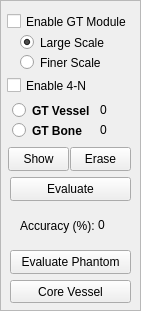
   <widget class="QFrame" name="frame_2">
    <property name="geometry">
     <rect>
      <x>1050</x>
      <y>50</y>
      <width>141</width>
      <height>311</height>
     </rect>
    </property>
    <property name="frameShape">
     <enum>QFrame::StyledPanel</enum>
    </property>
    <property name="frameShadow">
     <enum>QFrame::Raised</enum>
    </property>
    <widget class="QCheckBox" name="checkBox_11">
     <property name="geometry">
      <rect>
       <x>7</x>
       <y>10</y>
       <width>131</width>
       <height>23</height>
      </rect>
     </property>
     <property name="text">
      <string>Enable GT Module</string>
     </property>
    </widget>
    <widget class="QRadioButton" name="radioButton">
     <property name="geometry">
      <rect>
       <x>12</x>
       <y>100</y>
       <width>93</width>
       <height>21</height>
      </rect>
     </property>
     <property name="palette">
      <palette>
       <active>
        <colorrole role="ButtonText">
         <brush brushstyle="SolidPattern">
          <color alpha="255">
           <red>191</red>
           <green>191</green>
           <blue>0</blue>
          </color>
         </brush>
        </colorrole>
       </active>
       <inactive>
        <colorrole role="ButtonText">
         <brush brushstyle="SolidPattern">
          <color alpha="255">
           <red>191</red>
           <green>191</green>
           <blue>0</blue>
          </color>
         </brush>
        </colorrole>
       </inactive>
       <disabled>
        <colorrole role="ButtonText">
         <brush brushstyle="SolidPattern">
          <color alpha="255">
           <red>126</red>
           <green>125</green>
           <blue>124</blue>
          </color>
         </brush>
        </colorrole>
       </disabled>
      </palette>
     </property>
     <property name="font">
      <font>
       <weight>75</weight>
       <bold>true</bold>
      </font>
     </property>
     <property name="text">
      <string>GT Vessel</string>
     </property>
     <attribute name="buttonGroup">
      <string notr="true">buttonGroup_2</string>
     </attribute>
    </widget>
    <widget class="QRadioButton" name="radioButton_2">
     <property name="geometry">
      <rect>
       <x>12</x>
       <y>120</y>
       <width>93</width>
       <height>21</height>
      </rect>
     </property>
     <property name="palette">
      <palette>
       <active>
        <colorrole role="ButtonText">
         <brush brushstyle="SolidPattern">
          <color alpha="255">
           <red>0</red>
           <green>179</green>
           <blue>179</blue>
          </color>
         </brush>
        </colorrole>
       </active>
       <inactive>
        <colorrole role="ButtonText">
         <brush brushstyle="SolidPattern">
          <color alpha="255">
           <red>0</red>
           <green>179</green>
           <blue>179</blue>
          </color>
         </brush>
        </colorrole>
       </inactive>
       <disabled>
        <colorrole role="ButtonText">
         <brush brushstyle="SolidPattern">
          <color alpha="255">
           <red>126</red>
           <green>125</green>
           <blue>124</blue>
          </color>
         </brush>
        </colorrole>
       </disabled>
      </palette>
     </property>
     <property name="font">
      <font>
       <weight>75</weight>
       <bold>true</bold>
      </font>
     </property>
     <property name="text">
      <string>GT Bone</string>
     </property>
     <attribute name="buttonGroup">
      <string notr="true">buttonGroup_2</string>
     </attribute>
    </widget>
    <widget class="QPushButton" name="pushButton_16">
     <property name="geometry">
      <rect>
       <x>8</x>
       <y>147</y>
       <width>61</width>
       <height>24</height>
      </rect>
     </property>
     <property name="text">
      <string>Show</string>
     </property>
    </widget>
    <widget class="QPushButton" name="pushButton_17">
     <property name="geometry">
      <rect>
       <x>70</x>
       <y>147</y>
       <width>61</width>
       <height>24</height>
      </rect>
     </property>
     <property name="text">
      <string>Erase</string>
     </property>
    </widget>
    <widget class="QLabel" name="GTvCnt">
     <property name="geometry">
      <rect>
       <x>100</x>
       <y>100</y>
       <width>41</width>
       <height>20</height>
      </rect>
     </property>
     <property name="text">
      <string>0</string>
     </property>
    </widget>
    <widget class="QLabel" name="GTbCnt">
     <property name="geometry">
      <rect>
       <x>100</x>
       <y>120</y>
       <width>41</width>
       <height>20</height>
      </rect>
     </property>
     <property name="text">
      <string>0</string>
     </property>
    </widget>
    <widget class="QPushButton" name="pushButton_18">
     <property name="geometry">
      <rect>
       <x>10</x>
       <y>177</y>
       <width>121</width>
       <height>24</height>
      </rect>
     </property>
     <property name="text">
      <string>Evaluate</string>
     </property>
    </widget>
    <widget class="QCheckBox" name="checkBox_12">
     <property name="geometry">
      <rect>
       <x>7</x>
       <y>74</y>
       <width>121</width>
       <height>23</height>
      </rect>
     </property>
     <property name="text">
      <string>Enable 4-N</string>
     </property>
    </widget>
    <widget class="QLabel" name="label_21">
     <property name="geometry">
      <rect>
       <x>20</x>
       <y>215</y>
       <width>81</width>
       <height>21</height>
      </rect>
     </property>
     <property name="text">
      <string>Accuracy (%):</string>
     </property>
    </widget>
    <widget class="QLabel" name="acc">
     <property name="geometry">
      <rect>
       <x>98</x>
       <y>215</y>
       <width>31</width>
       <height>20</height>
      </rect>
     </property>
     <property name="text">
      <string>0</string>
     </property>
    </widget>
    <widget class="QRadioButton" name="radioButton_L">
     <property name="geometry">
      <rect>
       <x>20</x>
       <y>32</y>
       <width>93</width>
       <height>21</height>
      </rect>
     </property>
     <property name="text">
      <string>Large Scale</string>
     </property>
     <property name="checked">
      <bool>true</bool>
     </property>
     <attribute name="buttonGroup">
      <string notr="true">buttonGroup</string>
     </attribute>
    </widget>
    <widget class="QRadioButton" name="radioButton_F">
     <property name="geometry">
      <rect>
       <x>20</x>
       <y>52</y>
       <width>93</width>
       <height>21</height>
      </rect>
     </property>
     <property name="text">
      <string>Finer Scale</string>
     </property>
     <attribute name="buttonGroup">
      <string notr="true">buttonGroup</string>
     </attribute>
    </widget>
    <widget class="QPushButton" name="pushButton_EvPh">
     <property name="geometry">
      <rect>
       <x>10</x>
       <y>250</y>
       <width>121</width>
       <height>24</height>
      </rect>
     </property>
     <property name="text">
      <string>Evaluate Phantom</string>
     </property>
    </widget>
    <widget class="QPushButton" name="pushButton_12">
     <property name="geometry">
      <rect>
       <x>10</x>
       <y>280</y>
       <width>121</width>
       <height>23</height>
      </rect>
     </property>
     <property name="text">
      <string>Core Vessel</string>
     </property>
    </widget>
   </widget>
